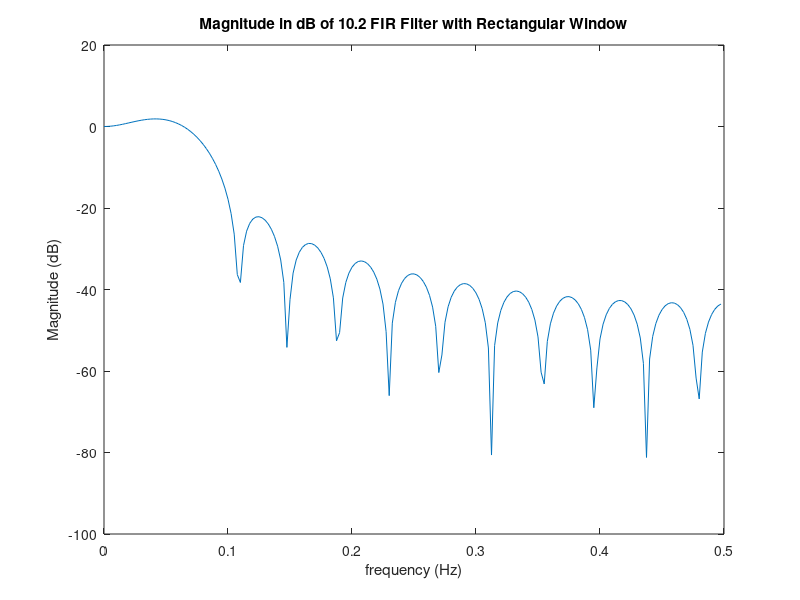
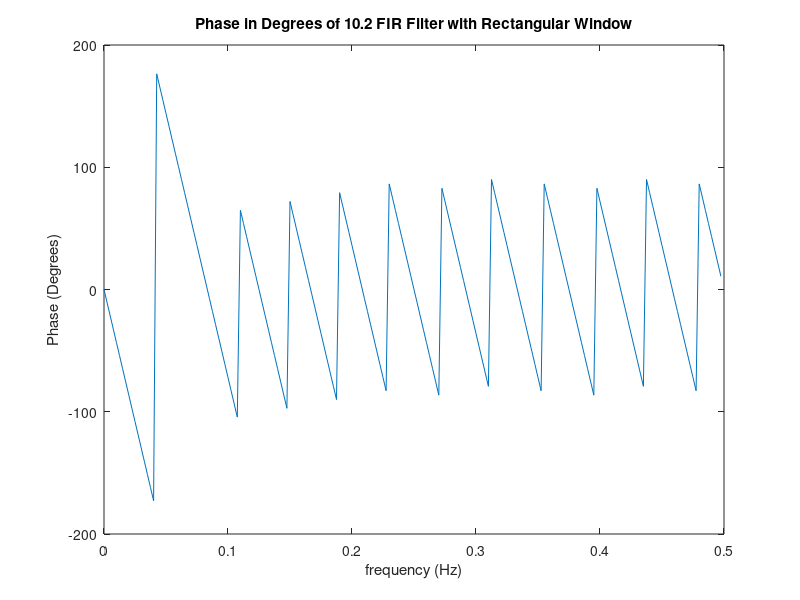
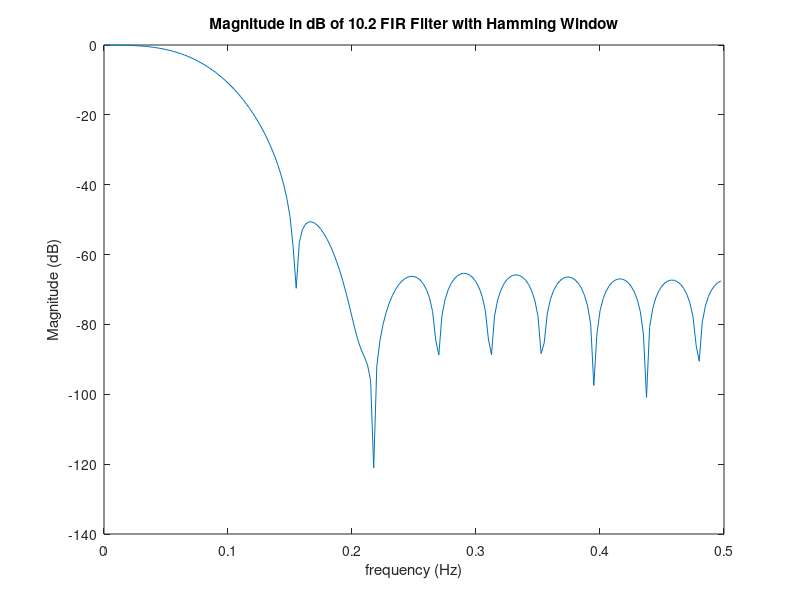
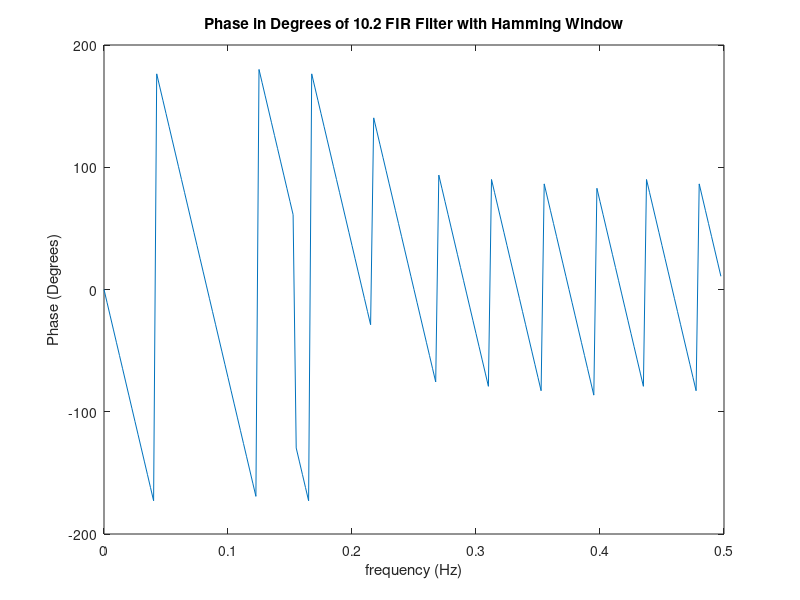

Recreate these plots in MATLAB, in order.
%Author: Brian Wilcox
%Class: EECE 5666
%Date: 3/8/2017
%Problem 10.1 plotting

%Part b
%set parameters for remez function
F = [1/12];
M = 25;
b = fir1(M-1,2*F,'low',rectwin(M));
[H, w] = freqz(b,1,200);
f = w./(2*pi);
mag = 20*log10(abs(H));
phase = 180/pi.*angle(H);

figure(1)
plot(f, mag)
title ('Magnitude in dB of 10.2 FIR Filter with Rectangular Window');
xlabel('frequency (Hz)');
ylabel('Magnitude (dB)');
figure(2)
plot(f, phase)
title ('Phase in Degrees of 10.2 FIR Filter with Rectangular Window');
xlabel('frequency (Hz)');
ylabel('Phase (Degrees)');

%Part c
%set parameters for remez function
F = [1/12];
M = 25;
b = fir1(M-1,2*F,'low',hamming(M));
[H, w] = freqz(b,1,200);
f = w./(2*pi);
mag = 20*log10(abs(H));
phase = 180/pi.*angle(H);

figure(3)
plot(f, mag)
title ('Magnitude in dB of 10.2 FIR Filter with Hamming Window');
xlabel('frequency (Hz)');
ylabel('Magnitude (dB)');
figure(4)
plot(f, phase)
title ('Phase in Degrees of 10.2 FIR Filter with Hamming Window');
xlabel('frequency (Hz)');
ylabel('Phase (Degrees)');

%Part d
%set parameters for remez function
F = [1/12];
M = 25;
b = fir1(M-1,2*F,'low',bartlett(M));
[H, w] = freqz(b,1,200);
f = w./(2*pi);
mag = 20*log10(abs(H));
phase = 180/pi.*angle(H);

figure(5)
plot(f, mag)
title ('Magnitude in dB of 10.2 FIR Filter with Bartlett Window');
xlabel('frequency (Hz)');
ylabel('Magnitude (dB)');
figure(6)
plot(f, phase)
title ('Phase in Degrees of 10.2 FIR Filter with Bartlett Window');
xlabel('frequency (Hz)');
ylabel('Phase (Degrees)');
